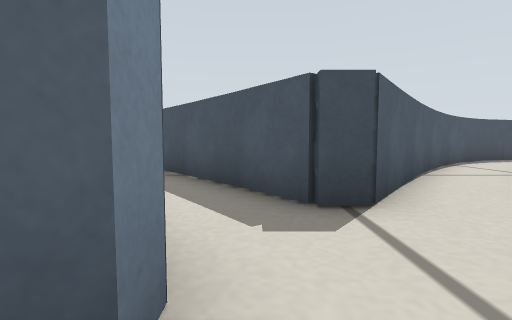
view 1 (above)

17 first-person views from a walk through a robot-simulator world made for Gazebo. The camera is 0.15 m above the floor, tilts 4° down and sees 85° across. The floor is counted in squares, 0.2 m on a side. Each view is taken from the middle of a square. On the plan, view 1 faces up. The plan holds only what a view shows up to about 10 squares ahead; the rest is blank.

view 2
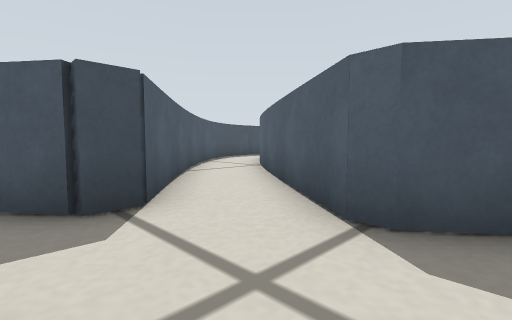

view 3
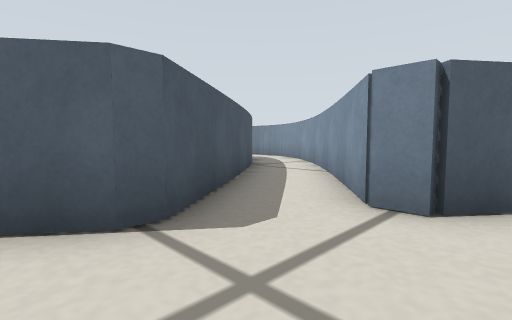

view 4
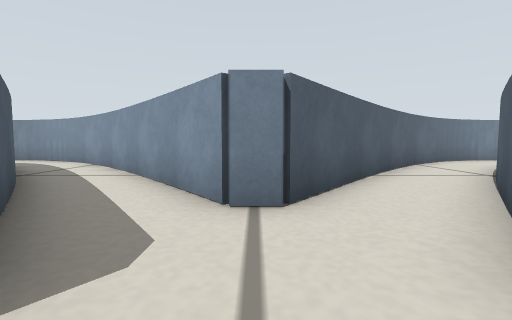

view 5
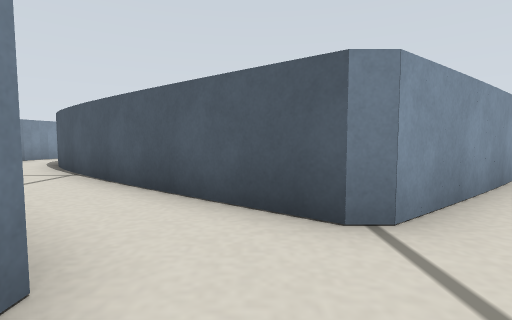

view 6
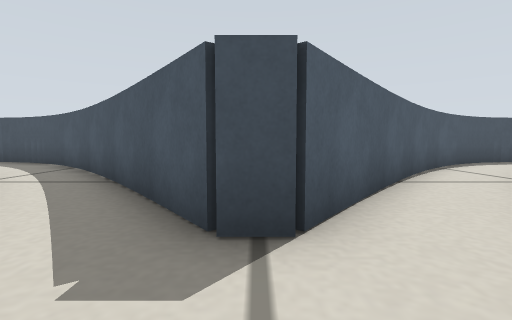

view 7
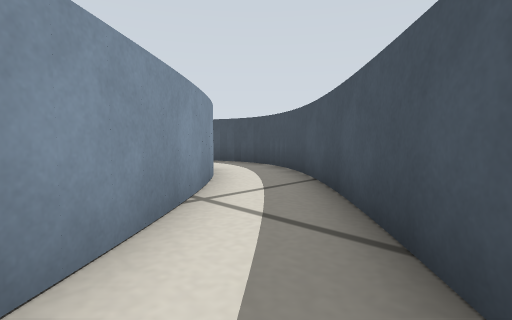

view 8
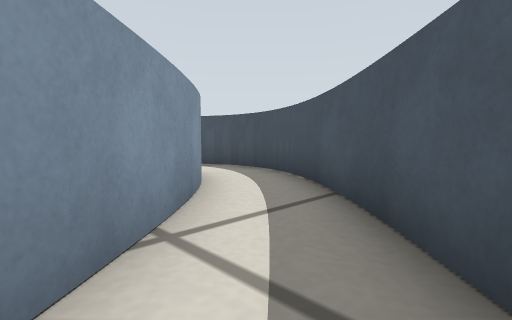

view 9
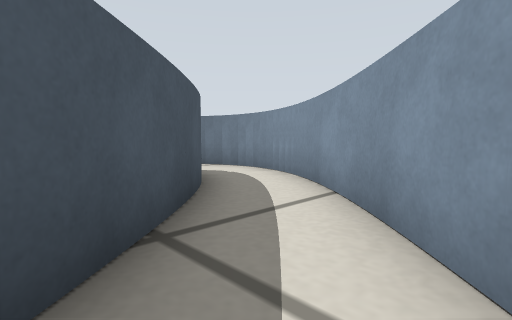

view 10
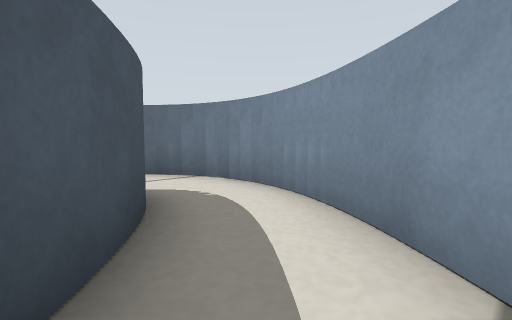

view 11
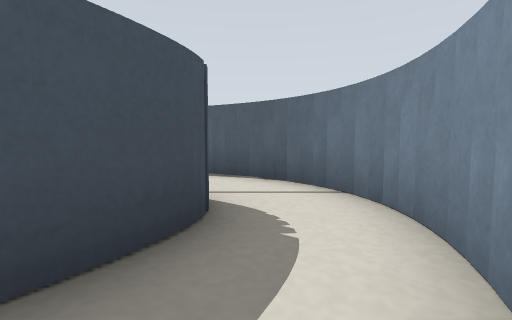

view 12
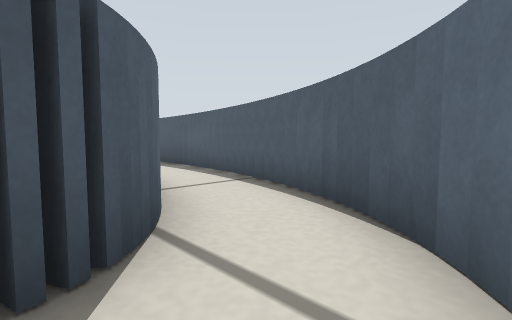

view 13
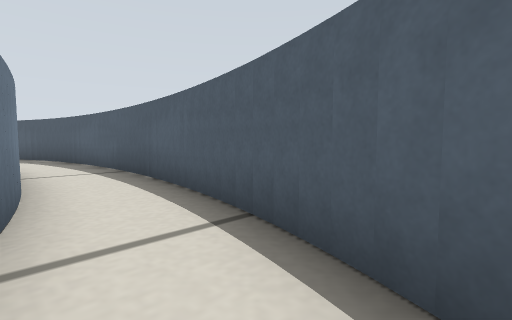

view 14
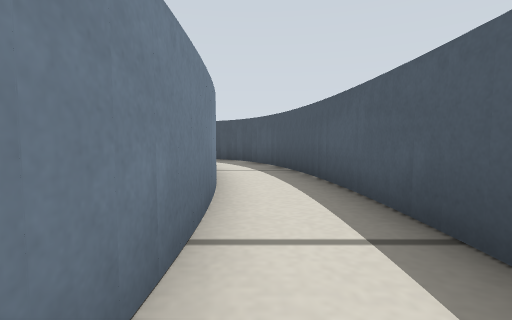

view 15
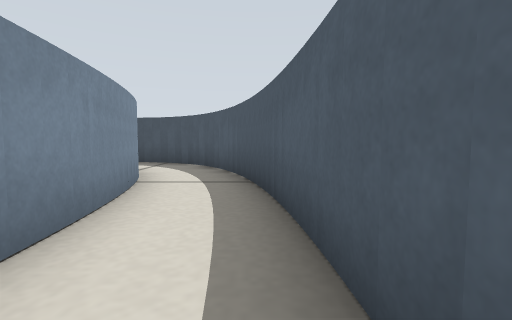

view 16
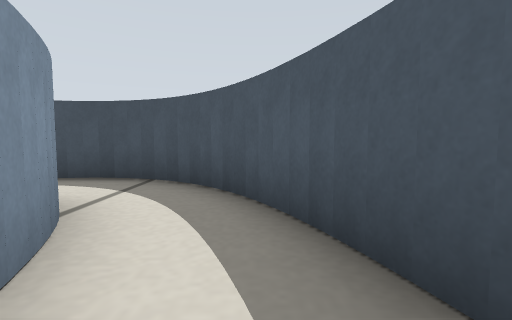

view 17
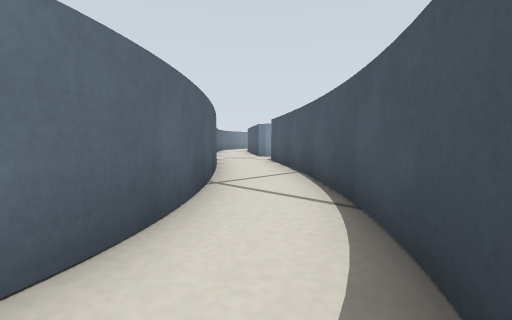

### Floor plan
Ten units are one square. View 1 is at (0, 0); x grows to the right and y downward. Boxes are objects, and circles mark ways between rooms. Rooms are numbered by the first view taken in them; rooms with no view inside come last. Other rooms are left out.
<svg viewBox="-94 -110 245 200">
<path fill="none" stroke="#000" d="M22 24 55 63M24 -8 24 -12M0 21 7 11 16 11 25 22M58 37 22 -10 39 -32M62 40 58 36M-10 -22 -4 -14 -4 -8 -19 12M20 -41 13 -31 7 -31M55 62 70 75M80 57 60 39M69 74 79 80M88 62 79 56M-44 -63 -10 -22M-37 -84 -47 -92M-55 -73 -43 -61M-23 -69 -38 -85M-46 -91 -56 -99M-61 -78 -53 -71M-55 -98 -61 -101 -68 -104M-66 -103 -71 -104M-69 -104 -80 -105M-81 -105 -86 -104M-84 -105 -89 -103M7 -31 -23 -71M92 64 87 61M110 59 106 62M104 85 109 83M95 85 100 85M110 83 114 81M113 82 121 76M89 84 96 85M112 55 109 59M120 76 126 71M81 81 90 84M115 51 111 56M125 71 129 65M126 -20 124 19M123 -46 125 -19M146 5 144 -37 142 -49M143 -48 136 -71M143 17 145 4M119 -60 122 -45M99 -105 89 -104M106 -104 102 -105M103 -105 98 -105M109 -103 104 -105M91 -104 86 -103M85 -80 90 -83M87 -103 80 -100M112 -76 114 -71M81 -101 68 -94M114 -72 119 -58M124 -93 116 -100M126 -90 123 -94M78 -76 86 -81M129 -85 125 -91M70 -94 60 -87M132 -80 129 -87M136 -70 132 -81M-19 12 -38 38M-23 51 0 21M39 -32 58 -58M42 -71 20 -41M140 37 144 17M136 52 141 37M123 18 121 31M130 64 136 51M-51 49 -59 56M-38 36 -52 51M-38 66 -23 49M-47 73 -38 64M62 -88 45 -73M47 -73 43 -69M68 -67 80 -77M58 -56 70 -68"/>
<circle cx="-10" cy="-30" r="3" fill="#2a7"/>
<circle cx="80" cy="70" r="3" fill="#2a7"/>
<circle cx="-10" cy="20" r="3" fill="#2a7"/>
<circle cx="30" cy="-30" r="3" fill="#2a7"/>
<circle cx="120" cy="60" r="3" fill="#2a7"/>
<circle cx="130" cy="-70" r="3" fill="#2a7"/>
<circle cx="130" cy="20" r="3" fill="#2a7"/>
<circle cx="70" cy="-80" r="3" fill="#2a7"/>
<circle cx="-30" cy="50" r="3" fill="#2a7"/>
<circle cx="50" cy="-60" r="3" fill="#2a7"/>
<text x="30" y="10">1</text>
<text x="-40" y="-70">2</text>
<text x="100" y="70">3</text>
<text x="130" y="-20">4</text>
<text x="100" y="-90">5</text>
<text x="-20" y="30">6</text>
<text x="40" y="-50">7</text>
<text x="130" y="40">8</text>
<text x="-40" y="50">9</text>
<text x="60" y="-80">10</text>
</svg>
Room 1 opens to room 2. Room 1 opens to room 3. Room 1 opens to room 6. Room 1 opens to room 7. Room 3 opens to room 8. Room 4 opens to room 5. Room 4 opens to room 8. Room 5 opens to room 10. Room 6 opens to room 9. Room 7 opens to room 10.

Where each view was taken, in squares from view 1:
view 1: 0 up, 0 right, facing up
view 2: 0 up, 0 right, facing up-right
view 3: 2 up, 0 right, facing down-right
view 4: 2 up, 1 right, facing down
view 5: 0 up, 2 right, facing left
view 6: 1 up, 1 right, facing up
view 7: 4 up, 1 left, facing up-left
view 8: 5 up, 2 left, facing up-left
view 9: 3 down, 4 right, facing down-right
view 10: 5 down, 6 right, facing down-right
view 11: 7 down, 7 right, facing right
view 12: 8 down, 10 right, facing up-right
view 13: 6 down, 12 right, facing up-right
view 14: 1 down, 13 right, facing up
view 15: 1 up, 14 right, facing up
view 16: 5 up, 13 right, facing up
view 17: 10 up, 9 right, facing down-left
